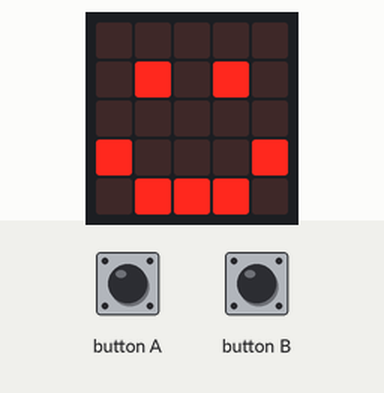
A program run on a simulated BBC micro:bit (MakeCode). On the bench: the board's 5×5 LED display. The inputs (shaded band) are chosen by the test bench.

Above: at 0.1 s.
At 8.8 s:
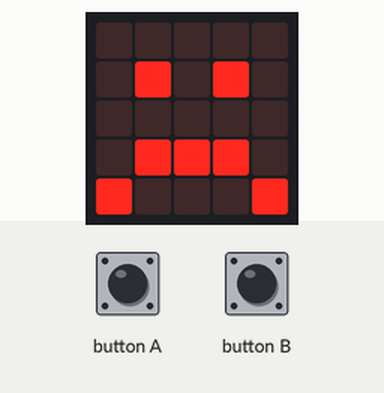
8.9 s: button A pressed for 0.15 s
At 19.0 s:
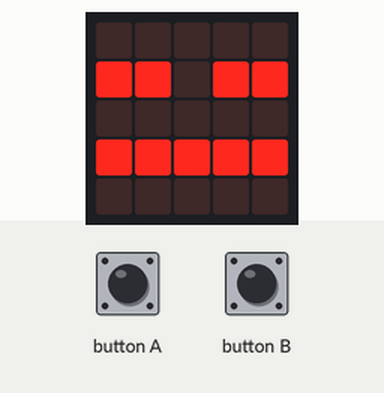
Timing chart, 0 to 19.7 s (numbered marks = the images above; inputs shaded):
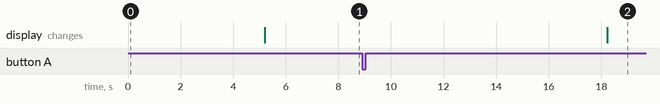

The program:

main.ts
```typescript
let knuffel = 20
let voeding = 20
let dood = 0
loops.everyInterval(500, function () {
    knuffel += -1
    voeding += -1
})
basic.forever(function () {
    if (input.buttonIsPressed(Button.A)) {
        knuffel += 5
    }
})
basic.forever(function () {
    for (let index = 0; index < 1000000; index++) {
        if (knuffel >= 10 && voeding >= 10) {
            basic.showLeds(`
                . . . . .
                . # . # .
                . . . . .
                # . . . #
                . # # # .
                `)
        }
        if (knuffel < 10 && knuffel > 0 && (voeding < 10 && voeding > 0)) {
            basic.showLeds(`
                . . . . .
                . # . # .
                . . . . .
                . # # # .
                # . . . #
                `)
        }
        if (knuffel <= 0 || voeding <= 0) {
            basic.showLeds(`
                . . . . .
                # # . # #
                . . . . .
                # # # # #
                . . . . .
                `)
            dood = 1
        }
    }
})
basic.forever(function () {
    if (input.buttonIsPressed(Button.B)) {
        voeding += 5
    }
})
basic.forever(function () {
    if (dood == 1 && input.buttonIsPressed(Button.B)) {

    }
})
```

test.ts
```typescript
// tests gaan hier; deze zal niet worden gecompileerd wanneer dit pakket wordt gebruikt als extensie.
```
